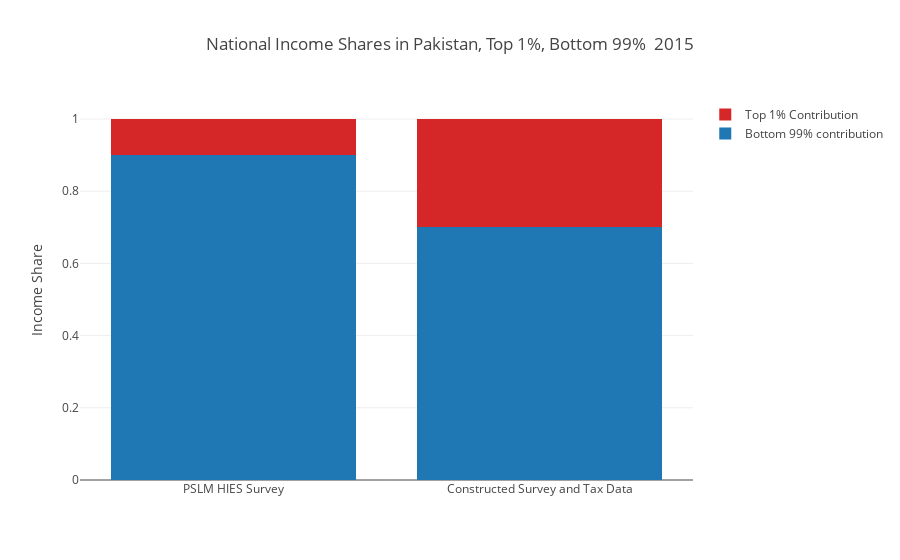

Notebook code for this chart:
### Markdown cell above
### Top 1%, Bottom 99% National Income Shares in Pakistan, 2015

### Code cell
x=["PSLM HIES Survey", "Constructed Survey and Tax Data"]

trace1 = go.Bar(
    x=x,
    y=[calculate_income_share("salaried", 2015, 0.99, top=False, t_func_diff=True, t_func=get_survey_table), 
       calculate_income_share("salaried", 2015, 0.99, top=False)],
    name='Bottom 99% contribution',
    marker = dict(color = ('rgb(31, 119, 180)'))   
)
trace2 = go.Bar(
    x=x,
    y=[calculate_income_share("salaried", 2015, 0.01, t_func_diff=True, t_func=get_survey_table), 
       calculate_income_share("salaried", 2015, 0.01)],
    name='Top 1% Contribution',
    marker = dict(color = ('rgb(214, 39, 40)'))
)

data = [trace1, trace2]

layout = dict(title = 'National Income Shares in Pakistan, Top 1%, Bottom 99%  2015',
              yaxis = dict(title = 'Income Share'),
              barmode='stack'
              )

top1_bottom99_2015 = plotly.offline.iplot({
    "data": data,
    "layout": layout
})
top1_bottom99_2015

### Figure 1 — Plotly figure (JSON) as saved in the notebook; plotly's stock layout.template omitted (floating-point values rounded to 4 significant figures)
{"data": [{"marker": {"color": "rgb(31, 119, 180)"}, "name": "Bottom 99% contribution", "type": "bar", "x": ["PSLM HIES Survey", "Constructed Survey and Tax Data"], "y": [0.9, 0.7]}, {"marker": {"color": "rgb(214, 39, 40)"}, "name": "Top 1% Contribution", "type": "bar", "x": ["PSLM HIES Survey", "Constructed Survey and Tax Data"], "y": [0.1, 0.3]}], "layout": {"barmode": "stack", "title": "National Income Shares in Pakistan, Top 1%, Bottom 99%  2015", "yaxis": {"title": "Income Share"}}}
